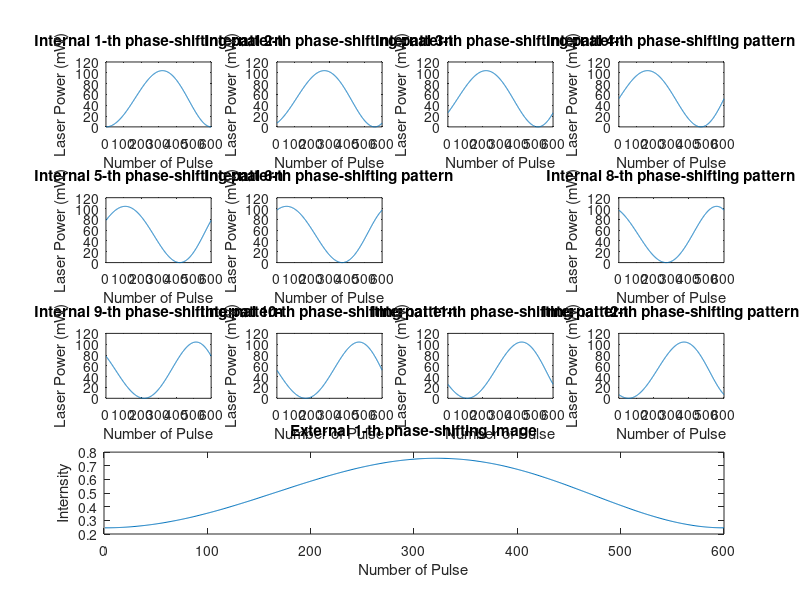
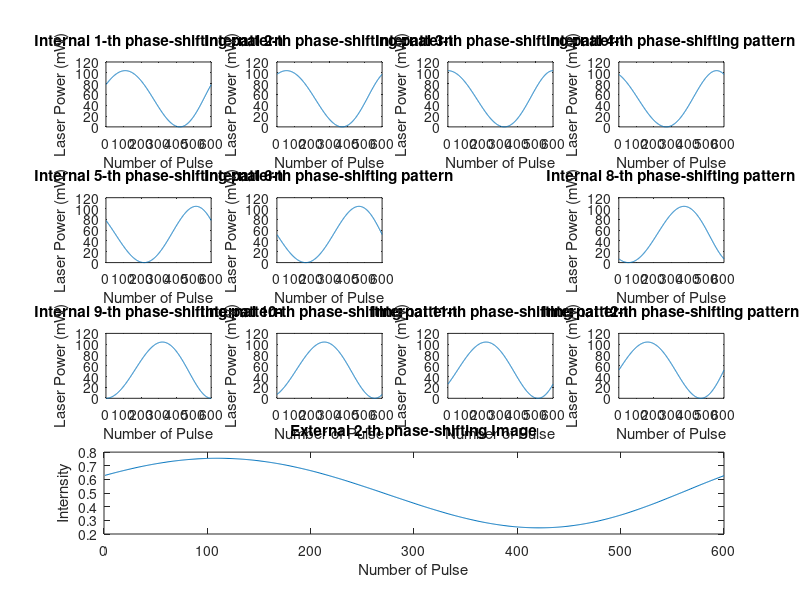
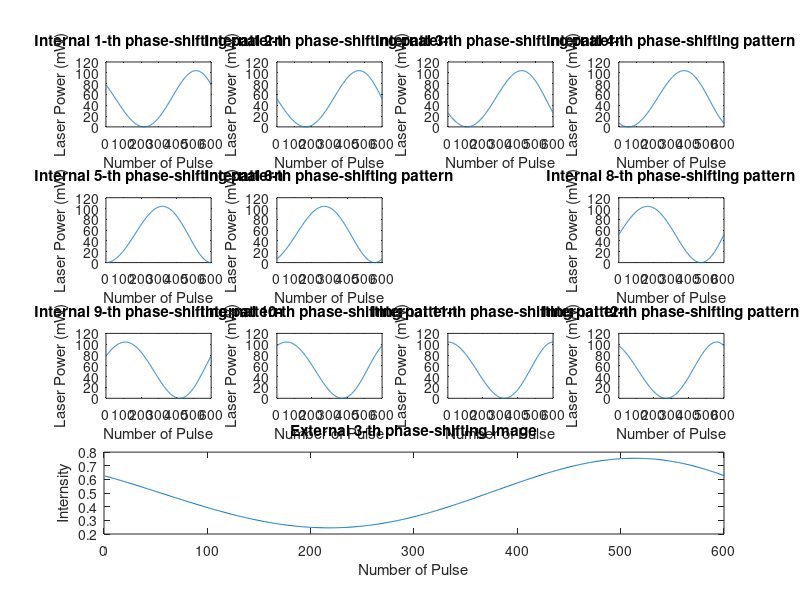

The MATLAB source for these figures, in order:
%%%%%%%%%%%%%%%%%%%%%%%%%%%% Voltage data generation of the proposed projection method %%%%%%%%%%%%%%%%%%%%%%%%%%%%

%%%%%%%%%%%%%%%%%%%%%%%%%%%%% document description %%%%%%%%%%%%%%%%%%%%%%%%%%%%%
%   A、Function: Voltage data generation of the proposed projection method.
%   B、description：
%     1. The output power is controlled by modulating the laser voltage, thereby changing the laser light intensity.
%     2. Laser voltage control mode: angle pulse voltage modulation
%     3. Generate a coe file
%     4. The frequency is 1, internal number of steps is N2=12, and external number of steps is N1=3. 
%     5. Update the relationship between voltage and optical power, update the voltage data to 700 points, and update the optical power to 0-104mW

%%%%%%%%%%%%%%%%%%%%%%%%%%%%% code %%%%%%%%%%%%%%%%%%%%%%%%%%%%%
%%%%%%%%%%%% 1、Initialization and Variable Definition
clc; clear; close all;
f = 1;           % Number of stripes
N=12;
P_max = 104;              
P_min = 0;                
a=[5.86964588117397e-10	-1.30288492319589e-07	1.14243270722708e-05	-0.000415094802379048	0.0246249265443986	0.533180106832970];
Q = 1024;                 % The quantization level is 10 bits
Voltage_Quantitative=10;  % The voltage output range is -5V to +5V
alpha_max = 30;           % Maximum scanning angle of laser in one direction: 30 °
alpha_interval = 0.05;    % Angle marker pulse: 0.05 °
pulse_max=alpha_max/alpha_interval;     % Maximum number of angular pulses
pulse_id = 1:pulse_max;                 % Cumulative number of current angle pulses: 1~600 (vector)
alpha=alpha_interval*pulse_id';         % Current laser angle: 0.05 °~30 °
Num_data=700;            % The amount of data required for each phase shift map: 700
%%%%%%%%%%%% 2、Prefix description of coe file
savepath='..\Result\Proposed_Projection_Method.coe';
fid = fopen(savepath, 'w');
fprintf(fid, 'memory_initialization_radix=10;\n');
fprintf(fid, 'memory_initialization_vector =\n') ;
fclose(fid);

%%%%%%%%%%%% 3、algorithm
N1=3;
N2=12;
A=0.5*P_max;
B=0.5*P_max;
%%%Exposure time setting
c=10;   % c is a scaling factor that makes the number of scans as integer as possible.
k2=1:N2;
k2_ideal_scanning_number=c*(cos(2*(k2-1)*pi/N2)+1);  % +1 To make the number of scans not negative. A total of c * N2 patterns were scanned without considering rounding errors.
k2_scanning_number=round(k2_ideal_scanning_number);
scanning_total_number=sum(k2_scanning_number);
k2_difference=k2_ideal_scanning_number-k2_scanning_number;
c2=N2*c/2; c3=0;  % c is a scaling factor that makes the number of scans as integer as possible.
for k2=1:N2
    c2=c2-cos(2*(k2-1)*pi/N2)*k2_difference(k2);
    c3=c3+sin(2*(k2-1)*pi/N2)*k2_difference(k2);
end
fprintf(" Total_scanning_number=%d \n k2_scanning_number=",scanning_total_number);
fprintf("%d,", k2_scanning_number);
fprintf("\n c2=%d, c3=%d \n ",c2,c3);
%%%data generating
for i=1:length(N1)
    for j=1:length(f)
        for k1=1:1:N1(i)
            I_k1=0;
            figure('name',['The external number of steps:',num2str(N1(i)),', ','Frequency:',num2str(f(j)),',','Step:',num2str(k1)]);
            for k2=1:1:N2
                if k2_scanning_number(k2)==0
                    continue;   %%%% When the number of scans is 0, the data of this phase shift map is not written.
                end 
                P = A + B*cos(2*pi*f(j)*tand(alpha)/tand(alpha_max)+2*(k1-1)*pi/N1(i)+2*(k2-1)*pi/N2 - pi);
                P = P*(P_max-P_min)/P_max + P_min;
                %Convert power into voltage using the functional relationship between U-P (calibration of the relationship function)
                U=a(1)*P.^5+a(2)*P.^4+a(3)*P.^3+a(4)*P.^2+a(5)*P+a(6);
                U_data=[round(-U*Q/Voltage_Quantitative + Q/2);512*ones(Num_data-pulse_max,1)]; 
                %%% data saving
                fid = fopen(savepath,'a+');
                for data_line = 1:1:Num_data
                    fprintf(fid,'%d,\n',U_data(data_line));
                end
                fclose(fid);
                %%% Drawing&determining whether the data meets the requirements
                subplot(4,4,k2);plot(P);title(['Internal ',num2str(k2),'-th phase-shifting pattern']);xlabel('Number of Pulse');ylabel('Laser Power (mW)');
                I_k1=I_k1+P*k2_scanning_number(k2);
            end
            subplot(4,4,13:16);plot(I_k1/P_max/scanning_total_number);title(['External ',num2str(k1),'-th phase-shifting Image']);xlabel('Number of Pulse');ylabel('Internsity');
        end
    end
end
